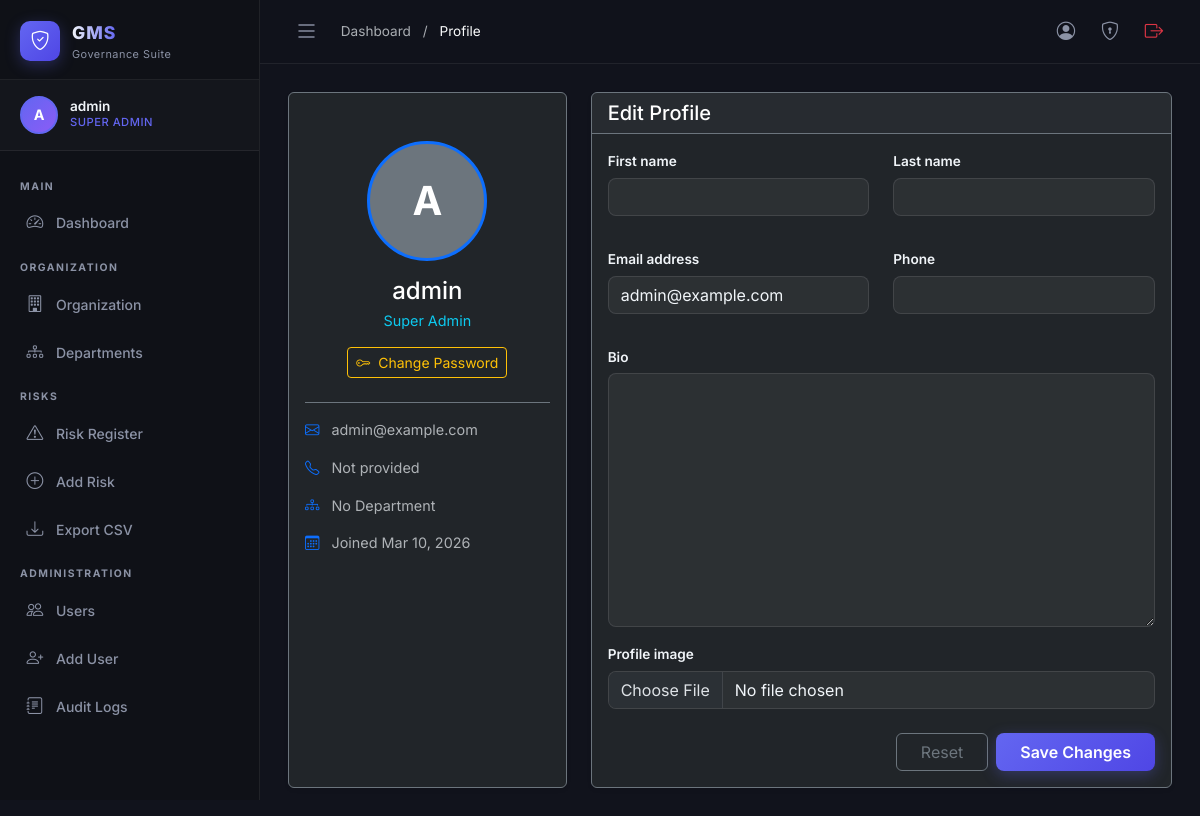
The page /accounts/profile/ (signed in) on the database its author committed.
### accounts/models.py (models this page shows, shortened)
class User(AbstractUser):
    role = models.CharField(
        max_length=20,
        choices=Role.choices,
        default=Role.USER,
    )
    department = models.ForeignKey(
        'organization.Department',
        on_delete=models.SET_NULL,
        null=True,
        blank=True,
        related_name='members',
    )
    profile_image = models.ImageField(
        upload_to='profiles/',
        blank=True,
        null=True,
    )
    phone = models.CharField(max_length=20, blank=True)
    bio = models.TextField(blank=True)
    is_active = models.BooleanField(default=True)
    @property
    def can_manage_risks(self):
        return self.role in [Role.SUPER_ADMIN, Role.ADMIN, Role.DEPT_HEAD, Role.RISK_OFFICER]
    @property
    def can_manage_org(self):
        return self.role in [Role.SUPER_ADMIN, Role.ADMIN]

### accounts/views.py (the view)
# urls.py: path('profile/', views.profile_view, name='profile'),
@login_required
def profile_view(request):
    form = ProfileUpdateForm(
        request.POST or None,
        request.FILES or None,
        instance=request.user,
    )
    if request.method == 'POST' and form.is_valid():
        form.save()
        messages.success(request, 'Profile updated successfully.')
        return redirect('accounts:profile')
    return render(request, 'accounts/profile.html', {'form': form})

### accounts/forms.py
class ProfileUpdateForm(forms.ModelForm):
    class Meta:
        model = User
        fields = ['first_name', 'last_name', 'email', 'phone', 'bio', 'profile_image']
    def __init__(self, *args, **kwargs):
        super().__init__(*args, **kwargs)
        for field in self.fields.values():
            field.widget.attrs.setdefault('class', 'form-control')

### templates/accounts/profile.html (shortened to what this page needs)
{% extends 'base.html' %}
{% load crispy_forms_tags %}
{% block breadcrumb %}
<a href="{% url 'dashboard:index' %}" class="text-muted text-decoration-none">Dashboard</a>
<span class="text-muted mx-2">/</span>
<span class="text-light">Profile</span>
{% endblock %}
{% block content %}
<div class="row">
    <div class="col-xl-4 col-lg-5 mb-4">
        <div class="card bg-dark border-secondary shadow-sm h-100">
            <div class="card-body text-center pt-5">
                <div class="position-relative d-inline-block mb-3">
                    {% if user.profile_image %}
                    <img src="{{ user.profile_image.url }}" alt="{{ user.username }}" class="rounded-circle border border-3 border-primary" style="width: 120px; height: 120px; object-fit: cover;">
                    {% else %}
                    <div class="rounded-circle bg-secondary d-flex align-items-center justify-content-center mx-auto border border-3 border-primary" style="width: 120px; height: 120px;">
                        <span class="fs-1 fw-bold text-white">{{ user.username|first|upper }}</span>
                    </div>
                    {% endif %}
                </div>
                <h4 class="text-white mb-1">{{ user.get_full_name|default:user.username }}</h4>
                <p class="text-info mb-3">{{ user.get_role_display }}</p>
                <div class="d-flex justify-content-center gap-2 mb-4">
                    <a href="{% url 'accounts:password_change' %}" class="btn btn-sm btn-outline-warning">
                        <i class="bi bi-key me-1"></i> Change Password
                    </a>
                </div>
                <ul class="list-group list-group-flush text-start bg-transparent border-top border-secondary pt-2">
                    <li class="list-group-item bg-transparent border-0 px-0 text-muted">
                        <i class="bi bi-envelope me-2 text-primary"></i> {{ user.email }}
                    </li>
                    <li class="list-group-item bg-transparent border-0 px-0 text-muted">
                        <i class="bi bi-telephone me-2 text-primary"></i> {{ user.phone|default:"Not provided" }}
                    </li>
                    <li class="list-group-item bg-transparent border-0 px-0 text-muted">
                        <i class="bi bi-diagram-3 me-2 text-primary"></i>
                        {{ user.department.name|default:"No Department" }}
                    </li>
                    <li class="list-group-item bg-transparent border-0 px-0 text-muted">
                        <i class="bi bi-calendar3 me-2 text-primary"></i> Joined {{ user.date_joined|date:"M d, Y" }}
                    </li>
                </ul>
            </div>
        </div>
    </div>
    <div class="col-xl-8 col-lg-7 mb-4">
        <div class="card bg-dark border-secondary shadow-sm h-100">
            <div class="card-header border-secondary">
                <h5 class="card-title text-white mb-0">Edit Profile</h5>
            </div>
            <div class="card-body">
                <form method="post" enctype="multipart/form-data">
                    <div class="row">
                        <div class="col-md-6 mb-3">
                            {{ form.first_name|as_crispy_field }}
                        </div>
                        <div class="col-md-6 mb-3">
                            {{ form.last_name|as_crispy_field }}
                        </div>
                    </div>
                    <div class="row">
                        <div class="col-md-6 mb-3">
                            {{ form.email|as_crispy_field }}
                        </div>
                        <div class="col-md-6 mb-3">
                            {{ form.phone|as_crispy_field }}
                        </div>
                    </div>
                    <div class="mb-3">
                        {{ form.bio|as_crispy_field }}
                    </div>
                    <div class="mb-4">
                        {{ form.profile_image|as_crispy_field }}
                    </div>
                    <div class="d-flex justify-content-end gap-2">
                        <button type="reset" class="btn btn-outline-secondary px-4">Reset</button>
                        <button type="submit" class="btn btn-primary px-4">Save Changes</button>
                    </div>
                </form>
            </div>
        </div>
    </div>
</div>
{% endblock %}

### templates/base.html (shortened to what this page needs)
{% load static %}
<!DOCTYPE html>
<html lang="en" data-bs-theme="dark">
<head>
  <link href="https://cdn.jsdelivr.net/npm/bootstrap@5.3.3/dist/css/bootstrap.min.css" rel="stylesheet" />
  <link href="https://cdn.jsdelivr.net/npm/bootstrap-icons@1.11.3/font/bootstrap-icons.css" rel="stylesheet" />
  <link href="{% static 'css/gms.css' %}" rel="stylesheet" />
</head>
<body>
{% if user.is_authenticated %}
<div class="sidebar" id="sidebar">
  <div class="sidebar-brand">
    <div class="sidebar-brand-icon">
      <i class="bi bi-shield-check"></i>
    </div>
    <div class="sidebar-brand-text">
      <span class="brand-title">GMS</span>
      <span class="brand-subtitle">Governance Suite</span>
    </div>
  </div>
  <div class="sidebar-user-card">
    <div class="sidebar-avatar">
      {% if user.profile_image %}
        <img src="{{ user.profile_image.url }}" alt="avatar" />
      {% else %}
        <span>{{ user.username|first|upper }}</span>
      {% endif %}
    </div>
    <div class="sidebar-user-info">
      <div class="sidebar-user-name">{{ user.get_full_name|default:user.username }}</div>
      <div class="sidebar-user-role">{{ user.get_role_display }}</div>
    </div>
  </div>
  <nav class="sidebar-nav">
    <div class="nav-section-label">Main</div>
    <a href="{% url 'dashboard:index' %}" class="nav-item {% if request.resolver_match.namespace == 'dashboard' %}active{% endif %}">
      <i class="bi bi-speedometer2"></i><span>Dashboard</span>
    </a>
    <div class="nav-section-label">Organization</div>
    <a href="{% url 'organization:org_detail' %}" class="nav-item {% if request.resolver_match.namespace == 'organization' and 'dept' not in request.resolver_match.url_name %}active{% endif %}">
      <i class="bi bi-building"></i><span>Organization</span>
    </a>
    <a href="{% url 'organization:dept_list' %}" class="nav-item {% if 'dept' in request.resolver_match.url_name|default:'' %}active{% endif %}">
      <i class="bi bi-diagram-3"></i><span>Departments</span>
    </a>
    <div class="nav-section-label">Risks</div>
    <a href="{% url 'risks:risk_list' %}" class="nav-item {% if request.resolver_match.namespace == 'risks' and 'create' not in request.resolver_match.url_name|default:'' %}active{% endif %}">
      <i class="bi bi-exclamation-triangle"></i><span>Risk Register</span>
    </a>
    {% if user.can_manage_risks %}
    <a href="{% url 'risks:risk_create' %}" class="nav-item {% if 'create' in request.resolver_match.url_name|default:'' and request.resolver_match.namespace == 'risks' %}active{% endif %}">
      <i class="bi bi-plus-circle"></i><span>Add Risk</span>
    </a>
    {% endif %}
    {% if user.can_manage_risks %}
    <a href="{% url 'risks:risk_export_csv' %}" class="nav-item">
      <i class="bi bi-download"></i><span>Export CSV</span>
    </a>
    {% endif %}
    {% if user.can_manage_org %}
    <div class="nav-section-label">Administration</div>
    <a href="{% url 'accounts:user_list' %}" class="nav-item {% if request.resolver_match.namespace == 'accounts' and 'profile' not in request.resolver_match.url_name|default:'' %}active{% endif %}">
      <i class="bi bi-people"></i><span>Users</span>
    </a>
    <a href="{% url 'accounts:user_create' %}" class="nav-item">
      <i class="bi bi-person-plus"></i><span>Add User</span>
    </a>
    <a href="{% url 'audit:audit_log_list' %}" class="nav-item {% if request.resolver_match.namespace == 'audit' %}active{% endif %}">
      <i class="bi bi-journal-text"></i><span>Audit Logs</span>
    </a>
    {% endif %}
  </nav>
</div>
<div class="main-wrapper" id="mainWrapper">
  <div class="topbar">
    <button class="btn topbar-toggle-btn" onclick="toggleSidebar()">
      <i class="bi bi-list fs-4"></i>
    </button>
    <div class="topbar-breadcrumb">
      {% block breadcrumb %}{% endblock %}
    </div>
    <div class="topbar-actions">
      <a href="{% url 'accounts:profile' %}" class="topbar-action-btn" title="Profile">
        <i class="bi bi-person-circle"></i>
      </a>
      <a href="{% url 'accounts:password_change' %}" class="topbar-action-btn" title="Change Password">
        <i class="bi bi-shield-lock"></i>
      </a>
      <a href="{% url 'accounts:logout' %}" class="topbar-action-btn text-danger" title="Logout">
        <i class="bi bi-box-arrow-right"></i>
      </a>
    </div>
  </div>
  <div class="page-content">
    {% block content %}{% endblock %}
  </div>
</div>
{% else %}
{% block auth_content %}{% endblock %}
{% endif %}
</body>
</html>

### rows shown on the page
User: username|first "A", get_full_name "admin", role "SUPER ADMIN", role "Super Admin", email "admin@example.com", phone "Not provided", department.name "No Department", date_joined "Mar 10, 2026"
